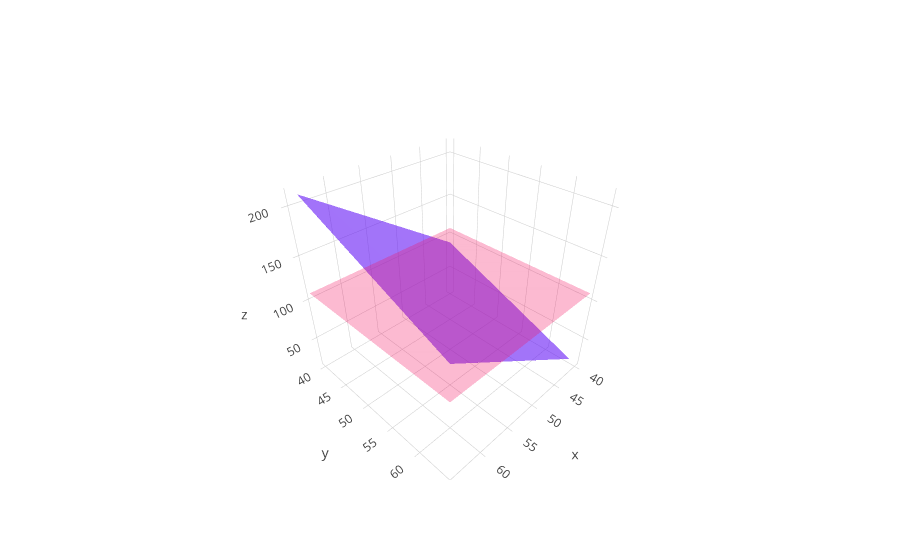

Source (notebook cell):
### Code cell
trace = go.Mesh3d(x=a,
                   y=b,
                   z=actual_z,
                   opacity=1,
                   color='rgba(100,22,244,0.6)'
                  )
trace_threshold = go.Mesh3d(x=[min_value, min_value, max_value, max_value],
                   y=[min_value, max_value, min_value,max_value],
                   z=[threshold,threshold,threshold,threshold],
                   opacity=.5,
                   color='rgba(244,22,100,0.6)'
                  )
iplot([trace,trace_threshold])

### Figure 1 — Plotly figure (JSON) as saved in the notebook; plotly's stock layout.template omitted (floating-point values rounded to 4 significant figures; data arrays with more than 128 entries replaced by an {"elided": "..."} marker saying what was removed)
{"data": [{"color": "rgba(100,22,244,0.6)", "opacity": 1, "type": "mesh3d", "x": {"elided": "1000 int values"}, "y": {"elided": "1000 int values"}, "z": {"elided": "1000 int values"}}, {"color": "rgba(244,22,100,0.6)", "opacity": 0.5, "type": "mesh3d", "x": [40, 40, 65, 65], "y": [40, 65, 40, 65], "z": [110, 110, 110, 110]}], "layout": {}}
